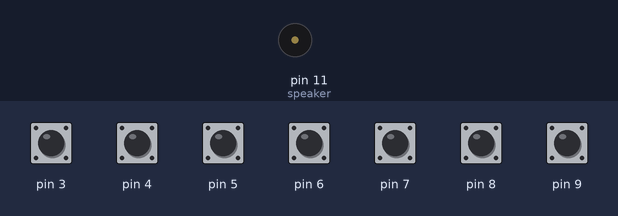
The sketch below on a simulated Arduino Uno, built with avr-gcc and run on an emulated ATmega328P. Parts: buzzer (waves = sounding). The test bench sets the inputs (shaded band); at power-on: pin 3–9 HIGH. What the sketch prints to the serial monitor is not drawn.

Above: at 1.2 s.
1.3 s: pin 3 pulled LOW for 0.15 s
At 2.3 s:
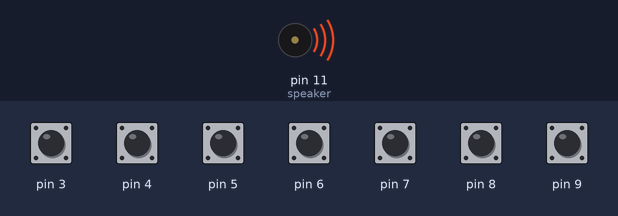
Timing chart, 0 to 4.3 s (numbered marks = the images above; inputs shaded):
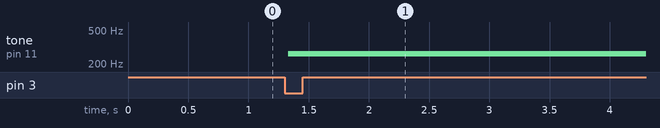

Measured:
- after the input at 1.3 s, tone on pin 11 (speaker): silent → 262 Hz at once

The sketch:

Project_2_470.ino
```cpp
// Libraries
#include <CapacitiveSensor.h>
#include <ADCTouch.h>

// Sound File
#include "pitches.h"

// Fields
// Capactive Sensor Logic (Send Pin, Recieve Pin)
// Used pin 2 as the send pin so I could stop the recieve pin at 9
//  This was done on purpose to create a gap between pins 9 and 11
//    allowing me to distinguish them apart easily
CapacitiveSensor cs_2_3 = CapacitiveSensor(2, 3);
CapacitiveSensor cs_2_4 = CapacitiveSensor(2, 4);
CapacitiveSensor cs_2_5 = CapacitiveSensor(2, 5);
CapacitiveSensor cs_2_6 = CapacitiveSensor(2, 6);
CapacitiveSensor cs_2_7 = CapacitiveSensor(2, 7);
CapacitiveSensor cs_2_8 = CapacitiveSensor(2, 8);
CapacitiveSensor cs_2_9 = CapacitiveSensor(2, 9);
// I/O Pin Definitions
#define speaker 11

void setup() {
  // put your setup code here, to run once:
  pinMode(speaker, OUTPUT);
  Serial.begin(115200);
}

void loop() {
  // put your main code here, to run repeatedly:

  // Sensitivity of the sensors!
  long cs_value0 = cs_2_3.capacitiveSensor(30);
  long cs_value1 = cs_2_4.capacitiveSensor(30);
  long cs_value2 = cs_2_5.capacitiveSensor(30);
  long cs_value3 = cs_2_6.capacitiveSensor(30);
  long cs_value4 = cs_2_7.capacitiveSensor(30);
  long cs_value5 = cs_2_8.capacitiveSensor(30);
  long cs_value6 = cs_2_9.capacitiveSensor(30);

  // Output of values for each sensor
  // Used this intially to figure out when to make the notes play
  Serial.print("Output 1: ");
  Serial.println(cs_value0);
  Serial.print("Output 2: ");
  Serial.println(cs_value1);
  Serial.print("Output 3: ");
  Serial.println(cs_value2);
  Serial.print("Output 4: ");
  Serial.println(cs_value3);
  Serial.print("Output 5: ");
  Serial.println(cs_value4);
  Serial.print("Output 6: ");
  Serial.println(cs_value5);
  Serial.print("Output 7: ");
  Serial.println(cs_value6);

  // Main Notes: 440 - A, 392 - G, 349 - F, 330 - E, 294 - D, 262 - C, 494 - B, May need to be adjusted
  // Look for Same Letter with different numbers...
  // Usual order of Notes: C, D, E, F, G, A, B

  // C
  if (cs_value0 > 45) {
    tone(speaker, NOTE_C4);
  }

  // C#
  if (cs_value0 > 45 && cs_value1 > 45) {
    tone(speaker, NOTE_CS4);
  }

  // D
  if (cs_value1 > 45) {
    tone(speaker, NOTE_D4);
  }

  // D#
  if (cs_value1 > 45 && cs_value2 > 45) {
    tone(speaker, NOTE_DS4);
  }

  // F
  if (cs_value2 > 45) {
    tone(speaker, NOTE_E4);
  }

  if (cs_value3 > 45) {
    tone(speaker, NOTE_F4);
  }

  // F#
  if (cs_value3 > 45 && cs_value4 > 45) {
    tone(speaker, NOTE_FS4);
  }

  // G
  if (cs_value4 > 45) {
    tone(speaker, NOTE_G4);
  }

  // G#
  if (cs_value4 > 45 && cs_value5 > 45) {
    tone(speaker, NOTE_GS4);
  }

  // A
  if (cs_value5 > 45) {
    tone(speaker, NOTE_A4);
  }

  // A#
  if (cs_value5 > 45 && cs_value6 > 45) {
    tone(speaker, NOTE_AS4);
  }

  // B
  if (cs_value6 > 45) {
    tone(speaker, NOTE_B4);
  }

  // If coins are not being touched, no sound should come out.
  if(cs_value0 == 0 && cs_value1 == 0 &&
    cs_value2 == 0 && cs_value3 == 0 &&
    cs_value4 == 0 && cs_value5 == 0 &&
    cs_value6 == 0) {
    noTone(speaker);
  }

  // Delays
  delayMicroseconds(1000);
}
```

pitches.h
```cpp
/*************************************************
 * Public Constants
 *************************************************/

#define NOTE_B0  31
#define NOTE_C1  33
#define NOTE_CS1 35
#define NOTE_D1  37
#define NOTE_DS1 39
#define NOTE_E1  41
#define NOTE_F1  44
#define NOTE_FS1 46
#define NOTE_G1  49
#define NOTE_GS1 52
#define NOTE_A1  55
#define NOTE_AS1 58
#define NOTE_B1  62
#define NOTE_C2  65
#define NOTE_CS2 69
#define NOTE_D2  73
#define NOTE_DS2 78
#define NOTE_E2  82
#define NOTE_F2  87
#define NOTE_FS2 93
#define NOTE_G2  98
#define NOTE_GS2 104
#define NOTE_A2  110
#define NOTE_AS2 117
#define NOTE_B2  123
#define NOTE_C3  131
#define NOTE_CS3 139
#define NOTE_D3  147
#define NOTE_DS3 156
#define NOTE_E3  165
#define NOTE_F3  175
#define NOTE_FS3 185
#define NOTE_G3  196
#define NOTE_GS3 208
#define NOTE_A3  220
#define NOTE_AS3 233
#define NOTE_B3  247
#define NOTE_C4  262
#define NOTE_CS4 277
#define NOTE_D4  294
#define NOTE_DS4 311
#define NOTE_E4  330
#define NOTE_F4  349
#define NOTE_FS4 370
#define NOTE_G4  392
#define NOTE_GS4 415
#define NOTE_A4  440
#define NOTE_AS4 466
#define NOTE_B4  494
#define NOTE_C5  523
#define NOTE_CS5 554
#define NOTE_D5  587
#define NOTE_DS5 622
#define NOTE_E5  659
#define NOTE_F5  698
#define NOTE_FS5 740
#define NOTE_G5  784
#define NOTE_GS5 831
#define NOTE_A5  880
#define NOTE_AS5 932
#define NOTE_B5  988
#define NOTE_C6  1047
#define NOTE_CS6 1109
#define NOTE_D6  1175
#define NOTE_DS6 1245
#define NOTE_E6  1319
#define NOTE_F6  1397
#define NOTE_FS6 1480
#define NOTE_G6  1568
#define NOTE_GS6 1661
#define NOTE_A6  1760
#define NOTE_AS6 1865
#define NOTE_B6  1976
#define NOTE_C7  2093
#define NOTE_CS7 2217
#define NOTE_D7  2349
#define NOTE_DS7 2489
#define NOTE_E7  2637
#define NOTE_F7  2794
#define NOTE_FS7 2960
#define NOTE_G7  3136
#define NOTE_GS7 3322
#define NOTE_A7  3520
#define NOTE_AS7 3729
#define NOTE_B7  3951
#define NOTE_C8  4186
#define NOTE_CS8 4435
#define NOTE_D8  4699
#define NOTE_DS8 4978
```
